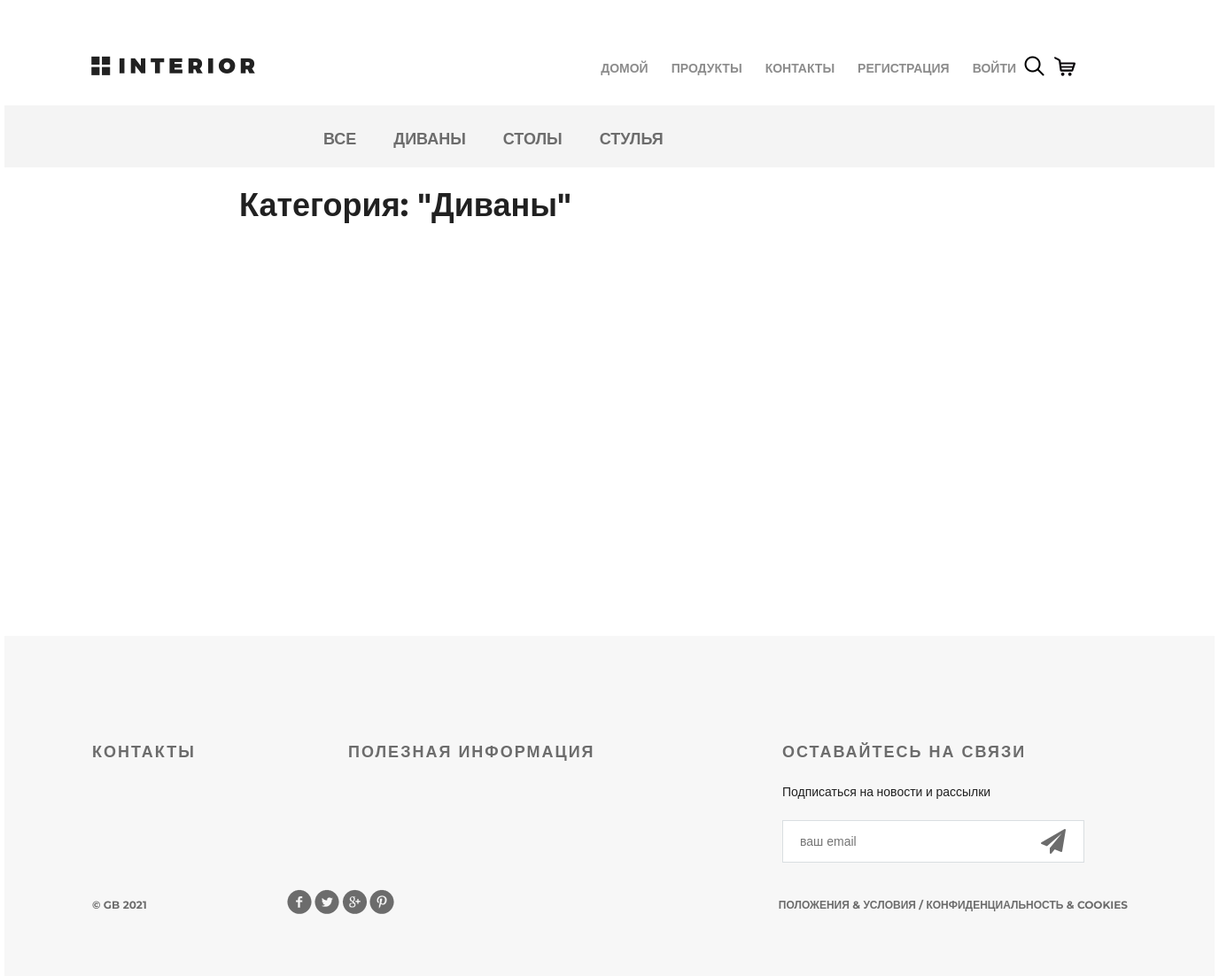
The app's page /products/category/3/, older data.
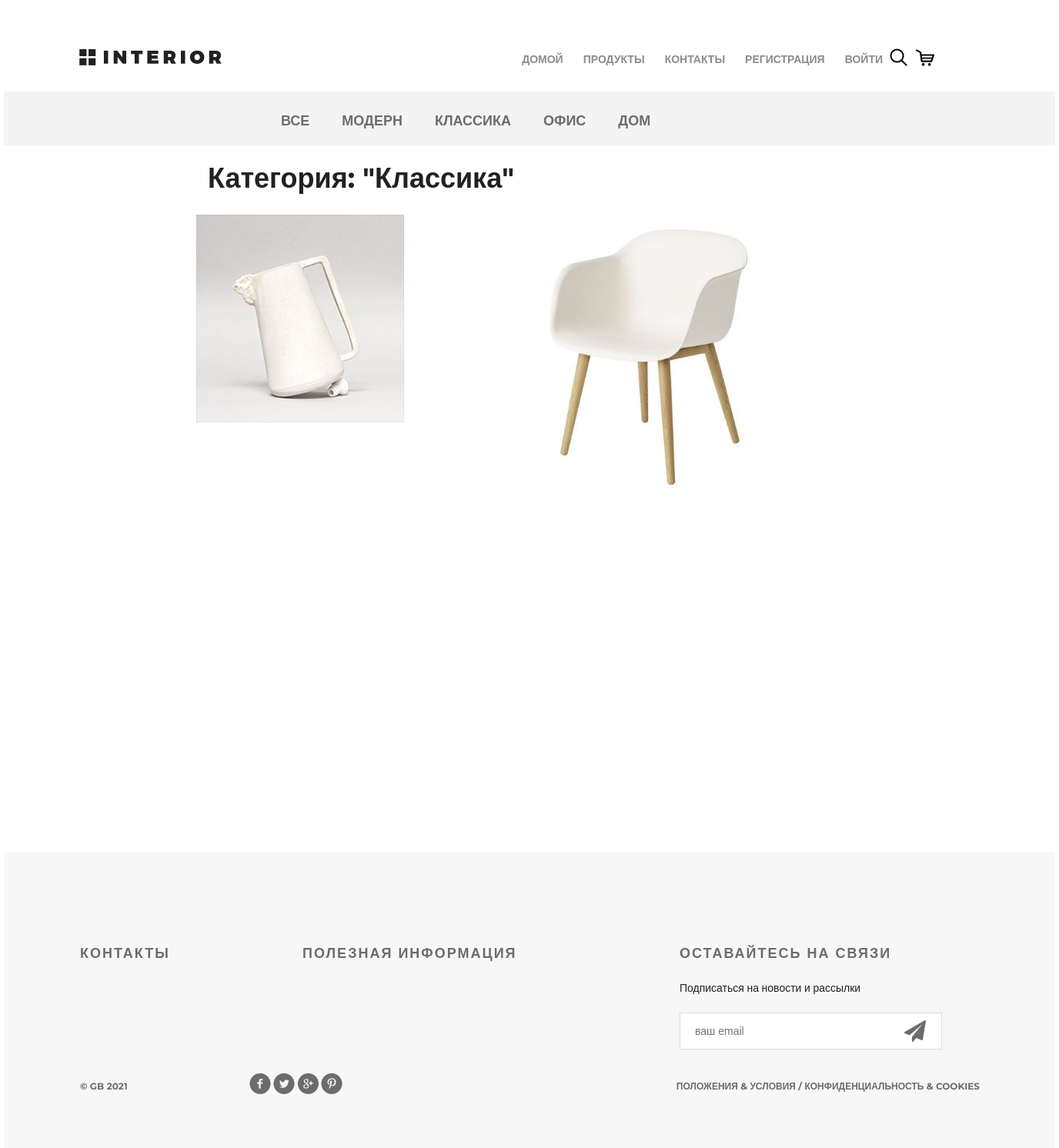
The same page, newer data.
### mainapp/models.py (models this page shows, shortened)
class ProductCategory(models.Model):
    name = models.CharField(max_length=64, blank=True, unique=True, verbose_name='Название')
    description = models.TextField(verbose_name='Описание')
    class Meta:
        verbose_name = 'категория'
        verbose_name_plural = 'категория'
        ordering = ('-id',)

class Product(models.Model):
    category = models.ForeignKey(ProductCategory, on_delete=models.CASCADE, verbose_name='Категория')
    name = models.CharField(max_length=128, verbose_name='Название')
    image = models.ImageField(upload_to='products', blank=True,verbose_name='Картинка')
    short_desc = models.CharField(max_length=255, verbose_name='Краткое описание')
    description = models.TextField(verbose_name='Описание')
    price = models.DecimalField(decimal_places=2, max_digits=10, default=0, verbose_name='Цена')
    quantity = models.PositiveSmallIntegerField(default=0, verbose_name='Количество')

### mainapp/views.py (the view, shortened to what this page needs)
# urls.py: path('products/', include('mainapp.urls', namespace='products')),
def products(request, pk=None):
    links_menu = ProductCategory.objects.all()
    if pk is not None:
        if pk == 0:
            products_list = Product.objects.all()
            category_item = {
                'name': 'Все',
                'pk': 0
            }
        else:
            category_item = get_object_or_404(ProductCategory, pk=pk)
            products_list = Product.objects.filter(category__pk=pk)
        context = {
            'list_menu': links_menu,
            'title': 'Продукты',
            'products': products_list,
            'category': category_item,
            'basket': get_basket(request.user)
        }
        return render(request, 'mainapp/products_list.html', context=context)

### mainapp/views.py (called while the page is built)
def get_basket(user):
    if user.is_authenticated:
        return Basket.objects.filter(user=user)
    return []

### mainapp/templates/mainapp/products_list.html (shortened to what this page needs)
{% extends 'mainapp/base.html' %}
{% load static %}
{% block menu %}
    <div class="hero-white">
        <div class="header clearfix">
            {% include 'mainapp/includes/inc_main_menu.html' %}
        </div>
    </div>
{% endblock %}
{% block content %}
    <div class="details">
        <div class="links clearfix">
            {% include 'mainapp/includes/inc_catrgories_menu.html' %}
        </div>
        <div class="products_list">
            <div class="title clearfix">
                <h2>
                    Категория: "{{ category.name|title }}"
                </h2>
            </div>
            <div class="category-products clearfix">
                {% for product in products %}
                    <div class="block">
                        <a href="{% url 'basket:add' product.pk %}">
                            <img src="/media/{{ product.image }}" alt="product">
                        </a>
                    </div>
                {% endfor %}
            </div>
        </div>
    </div>
    <div class="clr"></div>
{% endblock %}

### mainapp/templates/mainapp/base.html (shortened to what this page needs)
{% load static %}
<!DOCTYPE html>
<html>
<head>
    {% block css %}
        <link rel="stylesheet" href="{% static 'style.css' %}">
        <link rel="stylesheet" href="{% static 'fonts/font-awesome/css/font-awesome.css' %}">
    {% endblock %}
</head>
<body>
<div class="container">
    {% block menu %}
    {% endblock %}
    {% block content %}
    {% endblock %}
    <div class="clr"></div>
</div>
{% block footer %}
    <div class="footer">
        <div class="clearfix">
            <div class="text-footer">
                <h3>контакты</h3>
            </div>
            <div class="text-footer">
                <h3>полезная информация</h3>
            </div>
            <div class="text-footer clearfix">
                <h3>Оставайтесь на связи</h3>
                <p>Подписаться на новости и рассылки</p>
                <form>
                    <input type="email" name="email" placeholder="ваш email">
                    <a href="#"><i class="fa fa-paper-plane fa-2x" aria-hidden="true"></i></a>
                </form>
            </div>
        </div>
        <p class="small">&copy; GB {% now 'Y' %}</p>
        <div class="social">
            <a href="#" class="social1"></a>
            <a href="#" class="social2"></a>
            <a href="#" class="social3"></a>
            <a href="#" class="social4"></a>
        </div>
        <p class="small">Положения &amp; Условия / Конфиденциальность &amp; Cookies</p>
    </div>
{% endblock %}
</body>
</html>

### mainapp/templates/mainapp/includes/inc_main_menu.html (shortened to what this page needs)
 <a href="{% url 'main' %} }" class="logo"></a>
<ul class="menu">
<li><a href="{% url 'main' %}"
       {% if request.resolver_match.url_name == 'main' %}class="active"{% endif %}>
    домой
</a></li>
<li><a href="{% url 'products:products' %}"
       {% if request.resolver_match.url_name == 'products' %}class="active"{% endif %}>
    продукты
</a></li>
<li><a href="{% url 'contact' %}"
       {% if request.resolver_match.url_name == 'contact' %}class="active"{% endif %}>
    контакты
</a></li>
{% if user.is_authenticated %}
    <li><a href="{% url 'auth:edit' %}">{{ user.first_name|default:'Пользователь' }}</a></li>
    <li><a href="{% url 'auth:logout' %}">Выйти</a></li>
{% else %}
    <li><a href="{% url 'auth:register' %}">Регистрация</a></li>
    <li><a href="{% url 'auth:login' %}">Войти</a></li>
{% endif %}
  </ul>
<a href="#" class="search"></a>
<a href="{% url 'basket:basket' %}" class="basket">
</a>

### mainapp/templates/mainapp/includes/inc_catrgories_menu.html (shortened to what this page needs)
<ul class="links-menu">
    <li><a href="{% url 'products:category' 0 %}">Все</a></li>
    {% for item in list_menu %}
        <li><a
                href="{% url 'products:category' item.pk %}"
        >{{ item.name }}</a></li>
    {% endfor %}
</ul>

### static/style.css (style rules this page uses)
* { margin: 0; padding: 0; }
body { font-family: 'Montserrat', sans-serif; }
html, body { height: 100%; }
.products_list { margin-left: 250px; }
.products_list a { color: #555; text-decoration: none; }
.products_list .title { margin: 20px auto; height: 50px; float: none; }
.products_list .title h2 { margin-top: 0; float: left; }
.category-products { margin-bottom: 75px; }
.category-products .block a img { float: left; }
.category-products .block { float: left; margin-right: 30px; display: block; height: 370px; width: 370px; position: relative; }
.clr { height: 384px; }
.container { width: 1366px; margin: 0 auto; min-height: 100%; }
.logo { background-image: url(/static/img/logo.png); margin-top: 63px; width: 185px; height: 22px; float: left; }
.menu { list-style-type: none; margin-top: 67px; float: right; }
.menu li { float: left; }
.menu a { color: #8c8c8c; font-size: 14px; font-weight: 700; text-align: right; text-transform: uppercase; text-decoration: none; padding: 10px 13px; }
.search { display: block; width: 23px; height: 23px; background-image: url(/static/img/search.png); position: absolute; top: 63px; left: 1151px; }
.basket { display: block; width: 23px; height: 23px; background-image: url(/static/img/basket.png); position: absolute; top: 63px; left: 1185px; text-decoration: none; color: #555; background-repeat: no-repeat; padding-left: 30px; }
.clearfix:after { content: ""; display: block; clear: both; }
.title { height: 152px; margin-right: 15px; }
.title h2 { float: left; margin-top: 118px; color: #212121; font-size: 36px; font-weight: 700; text-align: left; margin-left: 15px; }
.footer { height: 384px; width: 1169px; background-color: #f7f7f7; padding-left: 99px; padding-right: 98px; margin: -384px auto 0; clear: both; }
.footer form { position: relative; }
.footer form a i { display: block; width: 21px; height: 21px; position: absolute; z-index: 2; top: 10px; right: 50px; color: #6c6c6c; }
.text-footer { margin-top: 120px; width: 221px; float: left; margin-right: 68px; }
.text-footer:last-child { margin-right: 0; }
.text-footer h3 { text-transform: uppercase; color: #6c6c6c; font-size: 18px; font-weight: 700; text-align: left; margin-bottom: 22px; letter-spacing: 2px; }
.text-footer p { color: #212121; font-size: 14px; font-weight: 300; line-height: 24px; text-align: left; margin-bottom: 20px; }
.text-footer a { text-decoration: none; text-transform: uppercase; color: #212121; font-size: 14px; font-weight: 700; line-height: 26px; text-align: left; }
.text-footer:nth-child(2) { width: 422px; }
.text-footer:nth-child(3) { width: 363px; }
.text-footer input { border-width: 1px; border-color: #d9dee1; border-style: solid; background-color: #ffffff; width: 250px; height: 46px; outline: none; color: #6c6c6c; font-size: 14px; font-weight: 300; line-height: 22px; text-align: left; padding-left: 19px; padding-right: 70px; }
.footer .small { text-transform: uppercase; float: left; color: #6c6c6c; font-size: 12px; font-weight: 700; line-height: 26px; text-align: left; margin-top: 35px; }
.social { height: 28px; width: 121px; float: left; margin-left: 158px; margin-top: 30px; }
.social1 { background: url(/static/img/social-links.png); height: 28px; width: 28px; float: left; }
.social2 { background: url(/static/img/social-links.png); background-position: -34px 0px; height: 28px; width: 28px; float: left; margin-left: 3px; }
.social3 { background: url(/static/img/social-links.png); background-position: -67px 0px; height: 28px; width: 28px; float: left; margin-left: 3px; }
.social4 { background: url(/static/img/social-links.png); background-position: -101px 0px; height: 28px; width: 28px; float: left; margin-left: 3px; }
.footer .small:nth-child(4) { float: right; }
.hero-white { background-color: #fff; height: 119px; padding-left: 98px; padding-right: 211px; position: relative; }
.links { height: 70px; background-color: #f4f4f4; position: relative; padding-left: 360px; }
.links-menu { margin: 27px auto 0px; position: absolute; }
.links-menu li { float: left; list-style-type: none; padding-right: 42px; }
.links-menu li a { text-decoration: none; color: #6c6c6c; font-size: 18px; font-weight: 700; text-transform: uppercase; }

Row changes from the older to the newer data that the page shows:
removed ProductCategory: name "СТУЛЬЯ"
added ProductCategory: name "МОДЕРН"
changed ProductCategory: name "ДИВАНЫ" → "КЛАССИКА"; name "Диваны" → "Классика"
changed ProductCategory: name "СТОЛЫ" → "ОФИС"
added ProductCategory: name "ДОМ"
now on this page (row edited): Product: image (picture)
added Product: image (picture)
